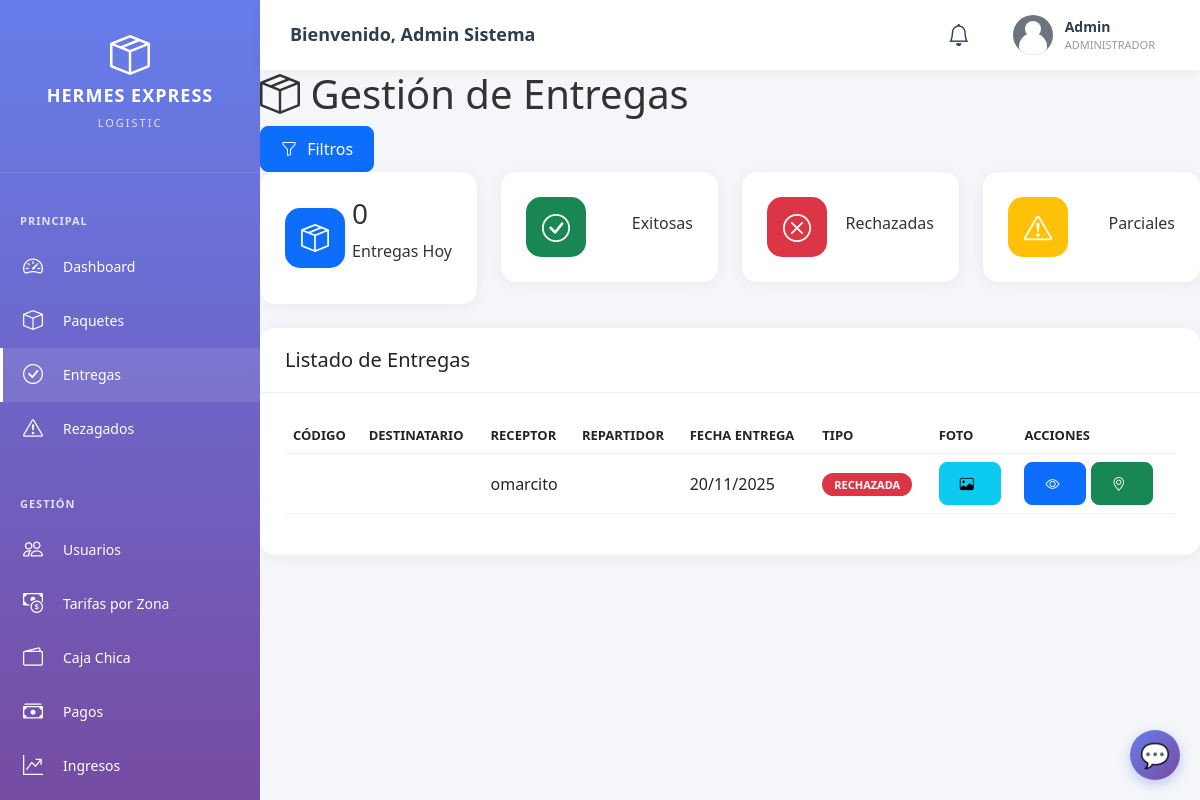
The app's page /admin/entregas.php (signed in) with its own data.
### tables this page shows
CREATE TABLE IF NOT EXISTS entregas (
    id INT PRIMARY KEY AUTO_INCREMENT,
    paquete_id INT NOT NULL,
    ruta_id INT,
    repartidor_id INT NOT NULL,
    fecha_entrega TIMESTAMP DEFAULT CURRENT_TIMESTAMP,
    receptor_nombre VARCHAR(150),
    receptor_dni VARCHAR(20),
    receptor_firma VARCHAR(255),
    foto_entrega VARCHAR(255),
    foto_adicional_1 VARCHAR(255),
    foto_adicional_2 VARCHAR(255),
    latitud_entrega DECIMAL(10, 8),
    longitud_entrega DECIMAL(11, 8),
    tipo_entrega ENUM('exitosa', 'parcial', 'rechazada', 'no_encontrado') NOT NULL,
    observaciones TEXT,
    tiempo_entrega INT COMMENT 'Tiempo en minutos',
    INDEX idx_paquete (paquete_id),
    INDEX idx_fecha (fecha_entrega)
);

### config/database.php (called while the page is built, shortened)
<?php
class Database {
    private static $instance = null;
    public static function getInstance() {
        if (self::$instance === null) {
            self::$instance = new Database();
        }
        return self::$instance;
    }
    public function fetchAll($result) {
        $rows = [];
        if ($result && is_object($result)) {
            if ($result instanceof mysqli_result) {
                while ($row = $result->fetch_assoc()) {
                    $rows[] = $row;
                }
            }
        } elseif (is_array($result)) {
            return $result;
        }
        return $rows;
    }
    public function fetch($result) {
        if ($result && is_object($result)) {
            if ($result instanceof mysqli_result) {
                return $result->fetch_assoc();
            }
        }
        return null;
    }
}
?>

### config/config.php (called while the page is built, shortened)
<?php
require_once __DIR__ . '/database.php';
function formatDate($date) {
    return date('d/m/Y', strtotime($date));
}

### admin/entregas.php (the view, shortened to what this page needs)
<?php
require_once '../config/config.php';
$pageTitle = 'Gestión de Entregas';
$db = Database::getInstance()->getConnection();
$sql = "SELECT e.*, p.codigo_seguimiento, p.destinatario_nombre, p.direccion_completa,
        u.nombre as repartidor_nombre, u.apellido as repartidor_apellido
        FROM entregas e
        LEFT JOIN paquetes p ON e.paquete_id = p.id
        LEFT JOIN usuarios u ON e.repartidor_id = u.id
        WHERE 1=1";
$sql .= " ORDER BY e.fecha_entrega DESC LIMIT 100";
$stmt = $db->prepare($sql);
$stmt->execute();
$entregas = Database::getInstance()->fetchAll($stmt->get_result());
$sqlStats = "SELECT
    COUNT(*) as total,
    SUM(CASE WHEN tipo_entrega = 'exitosa' THEN 1 ELSE 0 END) as exitosas,
    SUM(CASE WHEN tipo_entrega = 'rechazada' THEN 1 ELSE 0 END) as rechazadas,
    SUM(CASE WHEN tipo_entrega = 'parcial' THEN 1 ELSE 0 END) as parciales
    FROM entregas
    WHERE DATE(fecha_entrega) = CURDATE()";
$statsHoy = Database::getInstance()->fetch($db->query($sqlStats));
?>
<!DOCTYPE html>
<html lang="es">
<head>
    <link href="https://cdn.jsdelivr.net/npm/bootstrap@5.3.0/dist/css/bootstrap.min.css" rel="stylesheet">
    <link rel="stylesheet" href="https://cdn.jsdelivr.net/npm/bootstrap-icons@1.11.0/font/bootstrap-icons.css">
    <link rel="stylesheet" href="../assets/css/dashboard.css">
</head>
<body>
    <?php include 'includes/header.php'; ?>
    <div class="dashboard-container">
        <?php include 'includes/sidebar.php'; ?>
        <main class="main-content">
            <div class="content-header">
                <h1><i class="bi bi-box-seam"></i> <?php echo $pageTitle; ?></h1>
                <div>
                    <button class="btn btn-primary" data-bs-toggle="modal" data-bs-target="#modalFiltros">
                        <i class="bi bi-funnel"></i> Filtros
                    </button>
                </div>
            </div>
            <div class="row mb-4">
                <div class="col-md-3">
                    <div class="stat-card">
                        <div class="stat-icon bg-primary">
                            <i class="bi bi-box-seam"></i>
                        </div>
                        <div class="stat-details">
                            <h3><?php echo $statsHoy['total']; ?></h3>
                            <p>Entregas Hoy</p>
                        </div>
                    </div>
                </div>
                <div class="col-md-3">
                    <div class="stat-card">
                        <div class="stat-icon bg-success">
                            <i class="bi bi-check-circle"></i>
                        </div>
                        <div class="stat-details">
                            <p>Exitosas</p>
                        </div>
                    </div>
                </div>
                <div class="col-md-3">
                    <div class="stat-card">
                        <div class="stat-icon bg-danger">
                            <i class="bi bi-x-circle"></i>
                        </div>
                        <div class="stat-details">
                            <p>Rechazadas</p>
                        </div>
                    </div>
                </div>
                <div class="col-md-3">
                    <div class="stat-card">
                        <div class="stat-icon bg-warning">
                            <i class="bi bi-exclamation-triangle"></i>
                        </div>
                        <div class="stat-details">
                            <p>Parciales</p>
                        </div>
                    </div>
                </div>
            </div>
            <div class="card">
                <div class="card-header">
                    <h5 class="mb-0">Listado de Entregas</h5>
                </div>
                <div class="card-body">
                    <div class="table-responsive">
                        <table class="table table-hover" id="tablaEntregas">
                            <thead>
                                <tr>
                                    <th>Código</th>
                                    <th>Destinatario</th>
                                    <th>Receptor</th>
                                    <th>Repartidor</th>
                                    <th>Fecha Entrega</th>
                                    <th>Tipo</th>
                                    <th>Foto</th>
                                    <th>Acciones</th>
                                </tr>
                            </thead>
                            <tbody>
                                <?php foreach ($entregas as $entrega): ?>
                                <tr>
                                    <td><strong><?php echo $entrega['codigo_seguimiento']; ?></strong></td>
                                    <td><?php echo $entrega['destinatario_nombre']; ?></td>
                                    <td><?php echo $entrega['receptor_nombre'] ?: '-'; ?></td>
                                    <td><?php echo $entrega['repartidor_nombre'] . ' ' . $entrega['repartidor_apellido']; ?></td>
                                    <td><?php echo formatDate($entrega['fecha_entrega']); ?></td>
                                    <td>
                                        <?php
                                        $badges = [
                                            'exitosa' => 'success',
                                            'rechazada' => 'danger',
                                            'parcial' => 'warning'
                                        ];
                                        $badge = $badges[$entrega['tipo_entrega']] ?? 'secondary';
                                        ?>
                                        <span class="badge bg-<?php echo $badge; ?>">
                                            <?php echo ucfirst($entrega['tipo_entrega']); ?>
                                        </span>
                                    </td>
                                    <td>
                                        <?php if ($entrega['foto_entrega']): ?>
                                            <button class="btn btn-sm btn-info" onclick="verFoto('<?php echo $entrega['foto_entrega']; ?>')">
                                                <i class="bi bi-image"></i>
                                            </button>
                                        <?php else: ?>
                                            <span class="text-muted">-</span>
                                        <?php endif; ?>
                                    </td>
                                    <td>
                                        <button class="btn btn-sm btn-primary" onclick="verDetalle(<?php echo $entrega['id']; ?>)">
                                            <i class="bi bi-eye"></i>
                                        </button>
                                        <?php if (!empty($entrega['latitud_entrega']) && !empty($entrega['longitud_entrega'])): ?>
                                            <button class="btn btn-sm btn-success" onclick="verMapa(<?php echo $entrega['latitud_entrega']; ?>, <?php echo $entrega['longitud_entrega']; ?>)">
                                                <i class="bi bi-geo-alt"></i>
                                            </button>
                                        <?php endif; ?>
                                    </td>
                                </tr>
                                <?php endforeach; ?>
                            </tbody>
                        </table>
                    </div>
                </div>
            </div>
        </main>
    </div>
    <?php include 'includes/chatbot_widget.php'; ?>
</body>
</html>

### assets/css/dashboard.css (style rules this page uses)
:root { --primary-color: #667eea; --secondary-color: #764ba2; --success-color: #28a745; --danger-color: #dc3545; --warning-color: #ffc107; --info-color: #17a2b8; --dark-color: #2c3e50; --light-color: #f8f9fa; --sidebar-width: 260px; --header-height: 70px; }
* { margin: 0; padding: 0; box-sizing: border-box; }
body { font-family: 'Segoe UI', Tahoma, Geneva, Verdana, sans-serif; background: #f4f6f9; color: #333; overflow-x: hidden; }
.dashboard-container { display: flex; min-height: 100vh; }
.main-content { margin-left: var(--sidebar-width); margin-top: var(--header-height); min-height: calc(100vh - var(--header-height)); width: calc(100% - var(--sidebar-width)); flex: 1; padding: 0; }
.card { background: white; border-radius: 15px; box-shadow: 0 2px 15px rgba(0, 0, 0, 0.05); margin-bottom: 25px; border: none; }
.card-header { background: none; border-bottom: 1px solid #f0f0f0; padding: 20px 25px; }
.card-body { padding: 25px; }
.stat-card { background: white; border-radius: 15px; padding: 25px; box-shadow: 0 2px 15px rgba(0, 0, 0, 0.05); display: flex; align-items: center; justify-content: space-between; transition: transform 0.3s ease; }
.stat-icon { width: 60px; height: 60px; border-radius: 15px; display: flex; align-items: center; justify-content: center; font-size: 28px; color: white; }
.table-responsive { border-radius: 10px; overflow: hidden; }
table { width: 100%; margin-bottom: 0; }
thead { background: #f8f9fa; }
th { padding: 15px; font-weight: 600; font-size: 13px; text-transform: uppercase; color: #666; }
td { padding: 15px; vertical-align: middle; }
tr { border-bottom: 1px solid #f0f0f0; }
.badge { padding: 6px 12px; border-radius: 20px; font-size: 11px; font-weight: 600; text-transform: uppercase; }
.btn { padding: 10px 20px; border-radius: 8px; font-weight: 500; transition: all 0.3s ease; }
.btn i { margin-right: 6px; }

### records on screen
entregas: receptor_nombre "omarcito", fecha_entrega "20/11/2025", tipo_entrega "RECHAZADA"

### other values on screen
$_SESSION['nombre'] . ' ' . ($_SESSION['apellido'] ?? '') "Admin Sistema"
$_SESSION['nombre'] "Admin"
$pageTitle "Gestión de Entregas"
$statsHoy['total'] "0"
